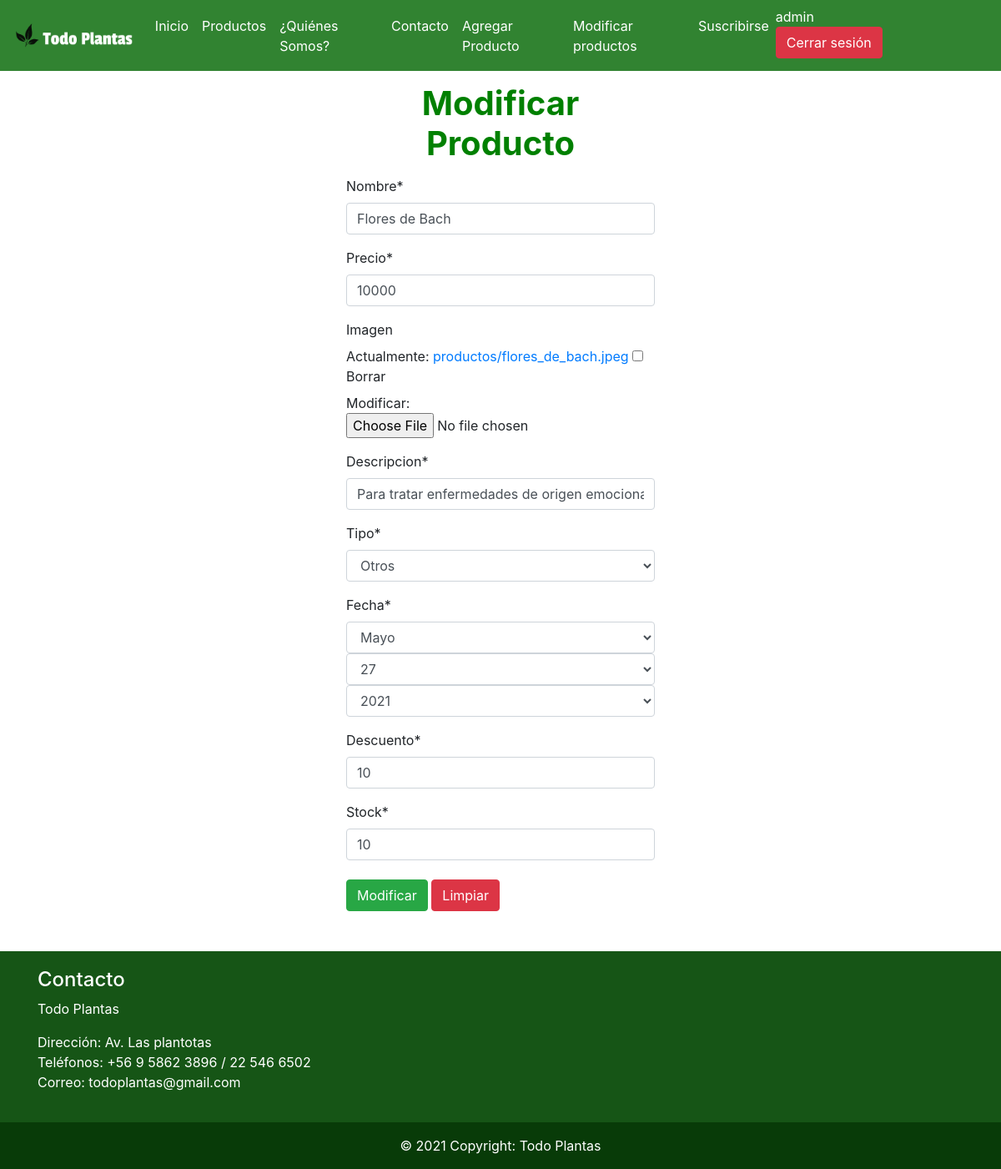
The page /modificarproducto/9/ (signed in) on the database as committed earlier.
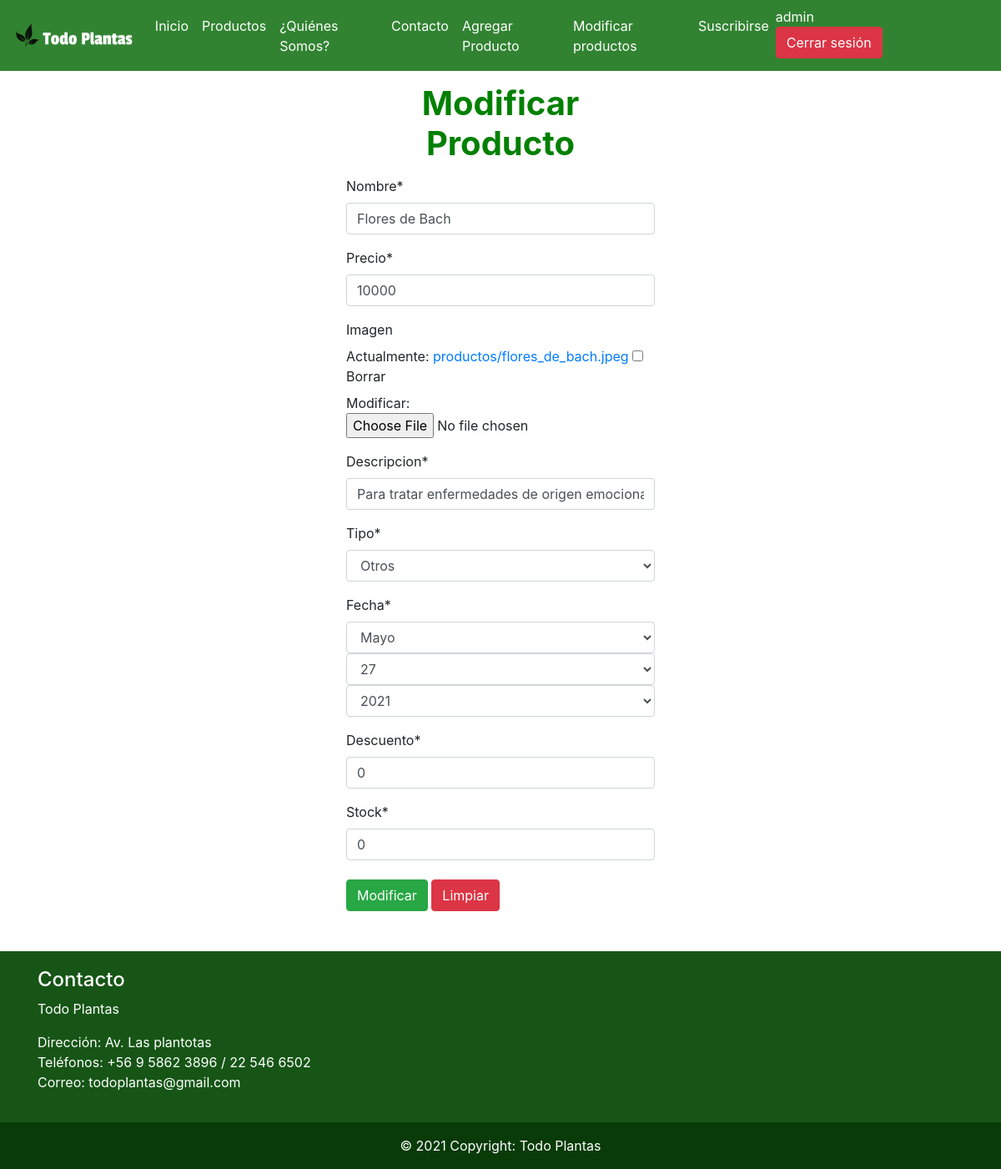
The same page on the database as committed later.
### app/models.py (models this page shows, shortened)
class Producto(models.Model):
    nombre = models.CharField(max_length=40)
    precio = models.IntegerField()
    imagen = models.ImageField(null=True, blank=True, upload_to= "productos")
    descripcion = models.CharField(max_length=60)
    tipo = models.ForeignKey(TipoProducto, on_delete=models.CASCADE)
    fecha = models.DateField()
    descuento = models.IntegerField()
    stock = models.IntegerField()

### app/views.py (the view, shortened to what this page needs)
# urls.py: path('modificarproducto/<id>/', modificar_producto, name="modificar_producto"),
@permission_required('app.change_producto')
def modificar_producto(request, id):
    producto = Producto.objects.get(id=id)
    datos = {
        'form' : ProductoForm(instance=producto)
    }
    return render(request, 'app/modificar_producto.html', datos)

### app/forms.py (shortened to what this page needs)
class ProductoForm(ModelForm):
    nombre = forms.CharField(min_length=4,max_length=40)
    precio = forms.IntegerField(min_value=2000)
    descripcion = forms.CharField(min_length=5, max_length=60)
    imagen = forms.ImageField(required=False, validators=[MaxSizeFileValidator(max_file_size=2)])
    descuento = forms.IntegerField(min_value=0, max_value=90)
    stock =  forms.IntegerField(min_value=0)
    class Meta:
        model = Producto
        fields = ['nombre','precio', 'imagen','descripcion','tipo', 'fecha', 'descuento', 'stock']
        widgets = {
            'fecha': forms.SelectDateWidget(years=range(2015, 2030))
        }

### app/models.py (called while the page is built)
    def __str__(self):
        return self.tipo

### app/templates/app/modificar_producto.html (shortened to what this page needs)
{% extends 'app/base.html' %}
{% load static %}
{% block contenido %}
{% load crispy_forms_tags %}
<div class="container-fluid" style="margin-bottom: 4%;">
    <div class="row">
        <div class="col-12 col-md-4 col-lg-4 offset-md-4 offset-lg-4">
            <h1 class= "text-center" style="margin-top: 4%; margin-bottom: 4%; color: green; font-weight: bold;">Modificar Producto</h1>
            <form action="" method="POST" enctype="multipart/form-data">
                <table>
                    {{ form | crispy }}
                </table>
                <div style="margin-top: 2%;">
                    <input type="submit" class="btn btn-success" value="Modificar">
                    <input type="reset" class="btn btn-danger" value="Limpiar">
                </div>
            </form>
        </div>
    </div>
</div>
{% endblock %}

Rows that differ between the two databases and show on the page:
changed Producto "Flores de Bach": descuento "10" → "0"; stock "10" → "0"
